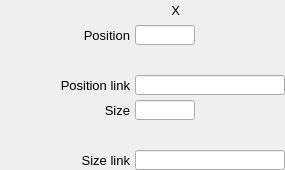
    <widget class="PyDMFrame" name="composite">
      <property name="geometry">
        <rect>
          <x>20</x>
          <y>225</y>
          <width>285</width>
          <height>170</height>
        </rect>
      </property>
      <widget class="QLabel" name="text_8">
        <property name="geometry">
          <rect>
            <x>170</x>
            <y>0</y>
            <width>10</width>
            <height>20</height>
          </rect>
        </property>
        <property name="text">
          <string>X</string>
        </property>
        <property name="font" stdset="0">
          <font>
            <pointsize>10</pointsize>
          </font>
        </property>
        <property name="brush" stdset="0">
          <brush brushstyle="SolidPattern">
            <color alpha="255">
              <red>0</red>
              <green>0</green>
              <blue>0</blue>
            </color>
          </brush>
        </property>
        <property name="toolTip">
          <string>text_8</string>
        </property>
        <property name="alignment">
          <set>Qt::AlignRight|Qt::AlignTrailing|Qt::AlignVCenter</set>
        </property>
        <property name="styleSheet">
          <string notr="true">QLabel#text_8 {
  color: rgb(0, 0, 0);
  }</string>
        </property>
      </widget>
      <widget class="PyDMSlider" name="valuator">
        <property name="geometry">
          <rect>
            <x>135</x>
            <y>50</y>
            <width>150</width>
            <height>20</height>
          </rect>
        </property>
        <property name="channel" stdset="0">
          <string>ca://${prefix}PositionX</string>
        </property>
        <property name="toolTip">
          <string>${prefix}PositionX</string>
        </property>
        <property name="orientation" stdset="0">
          <string>Qt::Horizontal</string>
        </property>
        <property name="showLimitLabels" stdset="0">
          <bool>true</bool>
        </property>
        <property name="showValueLabel" stdset="0">
          <bool>false</bool>
        </property>
        <property name="showUnits" stdset="0">
          <bool>false</bool>
        </property>
        <property name="tickPosition" stdset="0">
          <enum>QSlider::NoTicks</enum>
        </property>
        <property name="precision" stdset="0">
          <number>1</number>
        </property>
        <property name="styleSheet">
          <string notr="true">PyDMSlider#valuator {
  color: rgb(0, 0, 0);
  background-color: rgb(115, 223, 255);
  }</string>
        </property>
      </widget>
      <widget class="PyDMSlider" name="valuator_1">
        <property name="geometry">
          <rect>
            <x>135</x>
            <y>125</y>
            <width>150</width>
            <height>20</height>
          </rect>
        </property>
        <property name="channel" stdset="0">
          <string>ca://${prefix}SizeX</string>
        </property>
        <property name="toolTip">
          <string>${prefix}SizeX</string>
        </property>
        <property name="orientation" stdset="0">
          <string>Qt::Horizontal</string>
        </property>
        <property name="showLimitLabels" stdset="0">
          <bool>true</bool>
        </property>
        <property name="showValueLabel" stdset="0">
          <bool>false</bool>
        </property>
        <property name="showUnits" stdset="0">
          <bool>false</bool>
        </property>
        <property name="tickPosition" stdset="0">
          <enum>QSlider::NoTicks</enum>
        </property>
        <property name="precision" stdset="0">
          <number>1</number>
        </property>
        <property name="styleSheet">
          <string notr="true">PyDMSlider#valuator_1 {
  color: rgb(0, 0, 0);
  background-color: rgb(115, 223, 255);
  }</string>
        </property>
      </widget>
      <widget class="QLabel" name="text_9">
        <property name="geometry">
          <rect>
            <x>50</x>
            <y>25</y>
            <width>80</width>
            <height>20</height>
          </rect>
        </property>
        <property name="text">
          <string>Position</string>
        </property>
        <property name="font" stdset="0">
          <font>
            <pointsize>10</pointsize>
          </font>
        </property>
        <property name="brush" stdset="0">
          <brush brushstyle="SolidPattern">
            <color alpha="255">
              <red>0</red>
              <green>0</green>
              <blue>0</blue>
            </color>
          </brush>
        </property>
        <property name="toolTip">
          <string>text_9</string>
        </property>
        <property name="alignment">
          <set>Qt::AlignRight|Qt::AlignTrailing|Qt::AlignVCenter</set>
        </property>
        <property name="styleSheet">
          <string notr="true">QLabel#text_9 {
  color: rgb(0, 0, 0);
  }</string>
        </property>
      </widget>
      <widget class="PyDMLineEdit" name="text_entry_4">
        <property name="geometry">
          <rect>
            <x>135</x>
            <y>25</y>
            <width>60</width>
            <height>20</height>
          </rect>
        </property>
        <property name="channel" stdset="0">
          <string>ca://${prefix}PositionX</string>
        </property>
        <property name="toolTip">
          <string>${prefix}PositionX</string>
        </property>
        <property name="font" stdset="0">
          <font>
            <pointsize>10</pointsize>
          </font>
        </property>
        <property name="styleSheet">
          <string notr="true">PyDMLineEdit#text_entry_4 {
  color: rgb(0, 0, 0);
  background-color: rgb(115, 223, 255);
  border: 1px solid black;
  margin: 0px;
  padding: 0px;
  spacing: 0px;
  }</string>
        </property>
      </widget>
      <widget class="PyDMLabel" name="text_update_6">
        <property name="geometry">
          <rect>
            <x>200</x>
            <y>26</y>
            <width>61</width>
            <height>18</height>
          </rect>
        </property>
        <property name="toolTip">
          <string>PV: ${prefix}PositionX_RBV</string>
        </property>
        <property name="channel" stdset="0">
          <string>ca://${prefix}PositionX_RBV</string>
        </property>
        <property name="font" stdset="0">
          <font>
            <pointsize>10</pointsize>
          </font>
        </property>
        <property name="alignment">
          <set>Qt::AlignCenter</set>
        </property>
        <property name="textInteractionFlags">
          <set>Qt::TextSelectableByKeyboard|Qt::TextSelectableByMouse</set>
        </property>
        <property name="styleSheet">
          <string notr="true">PyDMLabel#text_update_6 {
  color: rgb(10, 0, 184);
  background-color: rgb(187, 187, 187);
  }</string>
        </property>
      </widget>
      <widget class="QLabel" name="text_10">
        <property name="geometry">
          <rect>
            <x>0</x>
            <y>75</y>
            <width>130</width>
            <height>20</height>
          </rect>
        </property>
        <property name="text">
          <string>Position link</string>
        </property>
        <property name="font" stdset="0">
          <font>
            <pointsize>10</pointsize>
          </font>
        </property>
        <property name="brush" stdset="0">
          <brush brushstyle="SolidPattern">
            <color alpha="255">
              <red>0</red>
              <green>0</green>
              <blue>0</blue>
            </color>
          </brush>
        </property>
        <property name="toolTip">
          <string>text_10</string>
        </property>
        <property name="alignment">
          <set>Qt::AlignRight|Qt::AlignTrailing|Qt::AlignVCenter</set>
        </property>
        <property name="styleSheet">
          <string notr="true">QLabel#text_10 {
  color: rgb(0, 0, 0);
  }</string>
        </property>
      </widget>
      <widget class="PyDMLineEdit" name="text_entry_5">
        <property name="geometry">
          <rect>
            <x>135</x>
            <y>75</y>
            <width>150</width>
            <height>20</height>
          </rect>
        </property>
        <property name="channel" stdset="0">
          <string>ca://${prefix}PositionXLink.DOL</string>
        </property>
        <property name="toolTip">
          <string>${prefix}PositionXLink.DOL</string>
        </property>
        <property name="displayFormat" stdset="0">
          <enum>PyDMLineEdit::String</enum>
        </property>
        <property name="font" stdset="0">
          <font>
            <pointsize>10</pointsize>
          </font>
        </property>
        <property name="styleSheet">
          <string notr="true">PyDMLineEdit#text_entry_5 {
  color: rgb(0, 0, 0);
  background-color: rgb(115, 223, 255);
  border: 1px solid black;
  margin: 0px;
  padding: 0px;
  spacing: 0px;
  }</string>
        </property>
      </widget>
      <widget class="QLabel" name="text_11">
        <property name="geometry">
          <rect>
            <x>90</x>
            <y>100</y>
            <width>40</width>
            <height>20</height>
          </rect>
        </property>
        <property name="text">
          <string>Size</string>
        </property>
        <property name="font" stdset="0">
          <font>
            <pointsize>10</pointsize>
          </font>
        </property>
        <property name="brush" stdset="0">
          <brush brushstyle="SolidPattern">
            <color alpha="255">
              <red>0</red>
              <green>0</green>
              <blue>0</blue>
            </color>
          </brush>
        </property>
        <property name="toolTip">
          <string>text_11</string>
        </property>
        <property name="alignment">
          <set>Qt::AlignRight|Qt::AlignTrailing|Qt::AlignVCenter</set>
        </property>
        <property name="styleSheet">
          <string notr="true">QLabel#text_11 {
  color: rgb(0, 0, 0);
  }</string>
        </property>
      </widget>
      <widget class="PyDMLineEdit" name="text_entry_6">
        <property name="geometry">
          <rect>
            <x>135</x>
            <y>100</y>
            <width>60</width>
            <height>20</height>
          </rect>
        </property>
        <property name="channel" stdset="0">
          <string>ca://${prefix}SizeX</string>
        </property>
        <property name="toolTip">
          <string>${prefix}SizeX</string>
        </property>
        <property name="font" stdset="0">
          <font>
            <pointsize>10</pointsize>
          </font>
        </property>
        <property name="styleSheet">
          <string notr="true">PyDMLineEdit#text_entry_6 {
  color: rgb(0, 0, 0);
  background-color: rgb(115, 223, 255);
  border: 1px solid black;
  margin: 0px;
  padding: 0px;
  spacing: 0px;
  }</string>
        </property>
      </widget>
      <widget class="PyDMLabel" name="text_update_7">
        <property name="geometry">
          <rect>
            <x>200</x>
            <y>101</y>
            <width>61</width>
            <height>18</height>
          </rect>
        </property>
        <property name="toolTip">
          <string>PV: ${prefix}SizeX_RBV</string>
        </property>
        <property name="channel" stdset="0">
          <string>ca://${prefix}SizeX_RBV</string>
        </property>
        <property name="font" stdset="0">
          <font>
            <pointsize>10</pointsize>
          </font>
        </property>
        <property name="alignment">
          <set>Qt::AlignCenter</set>
        </property>
        <property name="textInteractionFlags">
          <set>Qt::TextSelectableByKeyboard|Qt::TextSelectableByMouse</set>
        </property>
        <property name="styleSheet">
          <string notr="true">PyDMLabel#text_update_7 {
  color: rgb(10, 0, 184);
  background-color: rgb(187, 187, 187);
  }</string>
        </property>
      </widget>
      <widget class="PyDMLineEdit" name="text_entry_7">
        <property name="geometry">
          <rect>
            <x>135</x>
            <y>150</y>
            <width>150</width>
            <height>20</height>
          </rect>
        </property>
        <property name="channel" stdset="0">
          <string>ca://${prefix}SizeXLink.DOL</string>
        </property>
        <property name="toolTip">
          <string>${prefix}SizeXLink.DOL</string>
        </property>
        <property name="displayFormat" stdset="0">
          <enum>PyDMLineEdit::String</enum>
        </property>
        <property name="font" stdset="0">
          <font>
            <pointsize>10</pointsize>
          </font>
        </property>
        <property name="styleSheet">
          <string notr="true">PyDMLineEdit#text_entry_7 {
  color: rgb(0, 0, 0);
  background-color: rgb(115, 223, 255);
  border: 1px solid black;
  margin: 0px;
  padding: 0px;
  spacing: 0px;
  }</string>
        </property>
      </widget>
      <widget class="QLabel" name="text_12">
        <property name="geometry">
          <rect>
            <x>40</x>
            <y>150</y>
            <width>90</width>
            <height>20</height>
          </rect>
        </property>
        <property name="text">
          <string>Size link</string>
        </property>
        <property name="font" stdset="0">
          <font>
            <pointsize>10</pointsize>
          </font>
        </property>
        <property name="brush" stdset="0">
          <brush brushstyle="SolidPattern">
            <color alpha="255">
              <red>0</red>
              <green>0</green>
              <blue>0</blue>
            </color>
          </brush>
        </property>
        <property name="toolTip">
          <string>text_12</string>
        </property>
        <property name="alignment">
          <set>Qt::AlignRight|Qt::AlignTrailing|Qt::AlignVCenter</set>
        </property>
        <property name="styleSheet">
          <string notr="true">QLabel#text_12 {
  color: rgb(0, 0, 0);
  }</string>
        </property>
      </widget>
    </widget>
